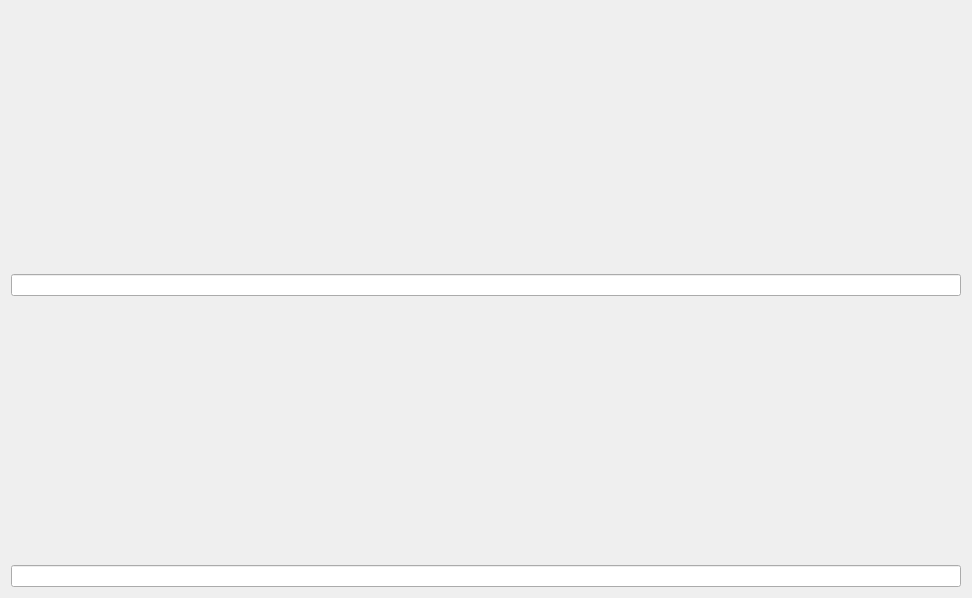
<?xml version="1.0" encoding="UTF-8"?>
<ui version="4.0">
 <class>Graph</class>
 <widget class="QWidget" name="Graph">
  <property name="geometry">
   <rect>
    <x>0</x>
    <y>0</y>
    <width>972</width>
    <height>598</height>
   </rect>
  </property>
  <property name="windowTitle">
   <string>Form</string>
  </property>
  <layout class="QGridLayout" name="gridLayout">
   <item row="0" column="0">
    <widget class="QCustomPlot" name="customPlot_1" native="true"/>
   </item>
   <item row="1" column="0">
    <widget class="QLineEdit" name="lineEdit_1"/>
   </item>
   <item row="2" column="0">
    <widget class="QCustomPlot" name="customPlot_2" native="true"/>
   </item>
   <item row="3" column="0">
    <widget class="QLineEdit" name="lineEdit_2"/>
   </item>
  </layout>
 </widget>
 <customwidgets>
  <customwidget>
   <class>QCustomPlot</class>
   <extends>QWidget</extends>
   <header>qcustomplot.h</header>
   <container>1</container>
  </customwidget>
 </customwidgets>
 <resources/>
 <connections/>
</ui>
